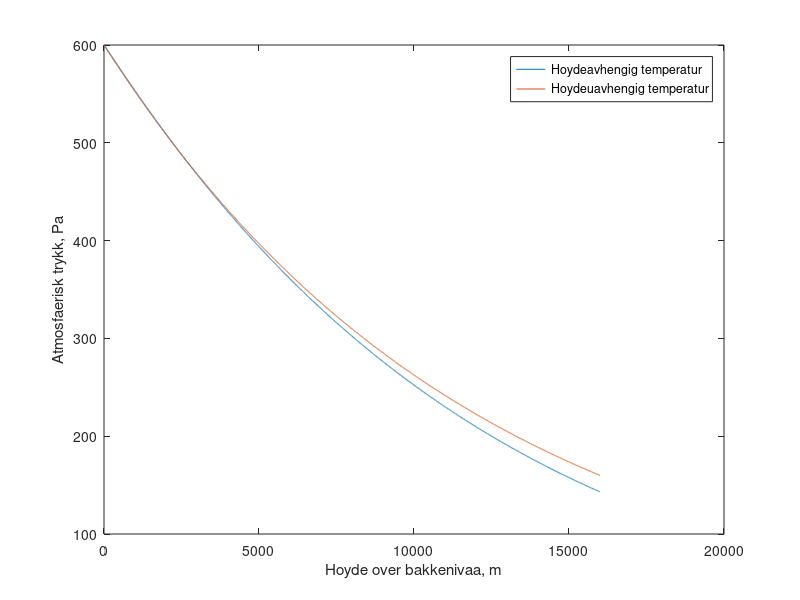

Recreate this plot in MATLAB.
%Oving 1 i Termisk Fysikk (TFY4165) - Jakob Gerhard Martinussen
%Innleveringsfrist 28. august
%Alt beregnes i SI enheter
clear all

%Konstanter
R = 8.314;
m = 43.34;
g = 3.71;
p_0 = 600;

%-------------Funksjonsimplementering-------------%
%Temperatur (OBS! z gitt i meter)
T = @(z) 234 - 2.25 .* (z .* 1e-3) + 14 .* exp(-2 .* (z .* 1e-3));
%Skalah?yden
H = @(z) R .* T(z) ./ (m*g);
%Invers skalah?yde
H_inv = @(z) 1 ./ H(z) .* 1e-3;


%------------Numerisk integrasjon------------%
%Fastsetter integrasjonsgrensene
z_min = 0;
z_max = 16e3;
%Oppl?sningen p? integrasjonen
dz = 1;
%Antall integrasjonspunkter
N = (z_max - z_min) ./ dz;
%Minneallokerer verdier som skal regnes ut og n?dvendige vektorer
potens_verdier = zeros(1,N+1);
p_verdier = zeros(1, N+1);
p_verdier(1) = p_0;
z_verdier = linspace(z_min, z_max, N+1);
%Iterasjonsvariabel
i = 2;

for z = z_verdier(1:end-1)
    potens_verdier(i) = potens_verdier(i-1) + dz .* H_inv(z);
    p_verdier(i) = p_0 * exp(-potens_verdier(i));
    i = i + 1;
end %for

%plotter verdiene
plot(z_verdier, p_verdier)
xlabel('Hoyde over bakkenivaa, m')
ylabel('Atmosfaerisk trykk, Pa')

%Regner ut med konstant temperatur
T_0 = 234;
H_inv_konstant = m .* g ./ (R .* T_0) .* 1e-3;
potens_verdier2 = zeros(1,N+1);
p_verdier2 = zeros(1, N+1);
p_verdier2(1) = p_0;
%Iterasjonsvariabel
j = 2;

for z = z_verdier(1:end-1)
    potens_verdier2(j) = potens_verdier2(j-1) + dz .* H_inv_konstant;
    p_verdier2(j) = p_0 * exp(-potens_verdier2(j));
    j = j + 1;
end %for

hold on
plot(z_verdier, p_verdier2)
legend('Hoydeavhengig temperatur', 'Hoydeuavhengig temperatur')